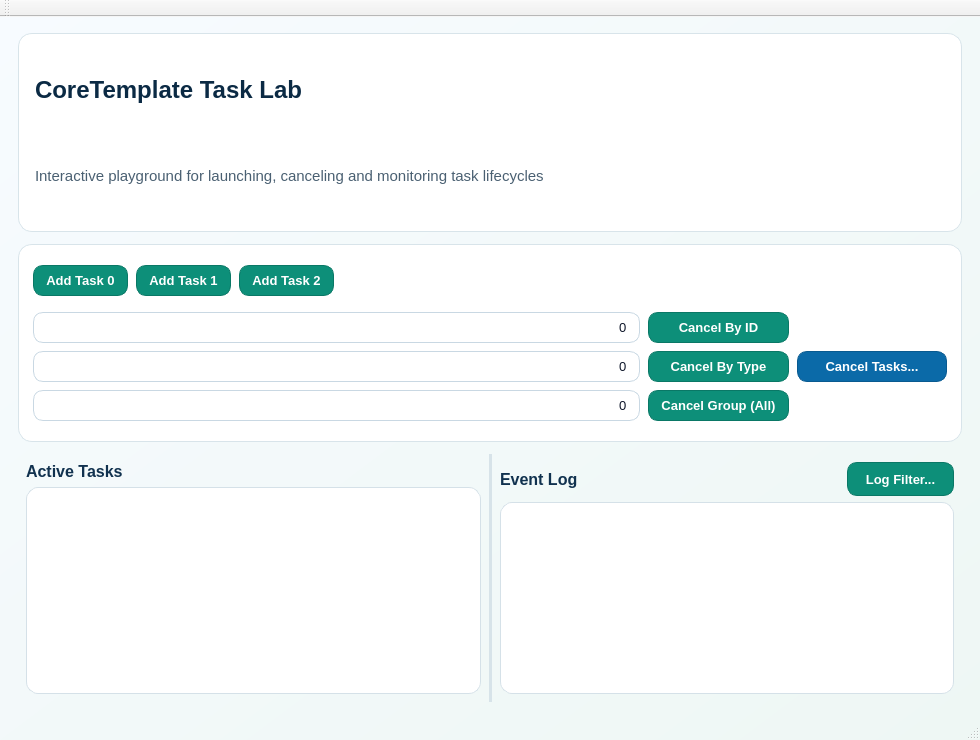
<?xml version="1.0" encoding="UTF-8"?>
<ui version="4.0">
 <class>MainWindow</class>
 <widget class="QMainWindow" name="MainWindow">
  <property name="geometry">
   <rect>
    <x>0</x>
    <y>0</y>
    <width>980</width>
    <height>740</height>
   </rect>
  </property>
  <property name="minimumSize">
   <size>
    <width>780</width>
    <height>620</height>
   </size>
  </property>
  <property name="windowTitle">
   <string>CoreTemplate Task Lab</string>
  </property>
  <property name="styleSheet">
   <string notr="true">QMainWindow {
  background: qlineargradient(x1:0, y1:0, x2:1, y2:1, stop:0 #f7fbff, stop:1 #eef7f4);
}
QWidget {
  color: #0f172a;
  font-size: 10pt;
}
QFrame#headerCard, QFrame#controlsCard {
  background: #ffffff;
  border: 1px solid #d8e4ea;
  border-radius: 14px;
}
QLabel#titleLabel {
  font-size: 24px;
  font-weight: 700;
  color: #0b2a44;
}
QLabel#subtitleLabel {
  font-size: 11pt;
  color: #4a6072;
}
QLabel#label, QLabel#label_2 {
  font-size: 12pt;
  font-weight: 700;
  color: #11324f;
}
QPushButton, QToolButton {
  background: #0d8f79;
  color: #ffffff;
  border: 1px solid #0a7866;
  border-radius: 10px;
  padding: 7px 12px;
  font-weight: 600;
}
QPushButton:hover, QToolButton:hover {
  background: #10a38a;
}
QPushButton:pressed, QToolButton:pressed {
  background: #0a7866;
}
QPushButton#pushButtonStopTasks {
  background: #0b6aa8;
  border: 1px solid #095a90;
}
QPushButton#pushButtonStopTasks:hover {
  background: #0f7bc3;
}
QLineEdit {
  background: #ffffff;
  border: 1px solid #c9d8e3;
  border-radius: 10px;
  padding: 6px 9px;
}
QLineEdit:focus {
  border: 1px solid #0d8f79;
}
QListWidget, QTextEdit {
  background: #ffffff;
  border: 1px solid #d5e1e8;
  border-radius: 12px;
}
QSplitter::handle {
  background: #d7e3e9;
  width: 3px;
  height: 3px;
}</string>
  </property>
  <widget class="QWidget" name="centralWidget">
   <layout class="QVBoxLayout" name="verticalLayoutRoot">
    <property name="spacing">
     <number>12</number>
    </property>
    <property name="leftMargin">
     <number>18</number>
    </property>
    <property name="topMargin">
     <number>16</number>
    </property>
    <property name="rightMargin">
     <number>18</number>
    </property>
    <property name="bottomMargin">
     <number>16</number>
    </property>
    <item>
     <widget class="QFrame" name="headerCard">
      <property name="frameShape">
       <enum>QFrame::Shape::StyledPanel</enum>
      </property>
      <layout class="QVBoxLayout" name="verticalLayoutHeader">
       <property name="spacing">
        <number>4</number>
       </property>
       <property name="leftMargin">
        <number>16</number>
       </property>
       <property name="topMargin">
        <number>14</number>
       </property>
       <property name="rightMargin">
        <number>16</number>
       </property>
       <property name="bottomMargin">
        <number>14</number>
       </property>
       <item>
        <widget class="QLabel" name="titleLabel">
         <property name="text">
          <string>CoreTemplate Task Lab </string>
         </property>
        </widget>
       </item>
       <item>
        <widget class="QLabel" name="subtitleLabel">
         <property name="text">
          <string>Interactive playground for launching, canceling and monitoring task lifecycles</string>
         </property>
        </widget>
       </item>
      </layout>
     </widget>
    </item>
    <item>
     <widget class="QFrame" name="controlsCard">
      <property name="frameShape">
       <enum>QFrame::Shape::StyledPanel</enum>
      </property>
      <layout class="QVBoxLayout" name="verticalLayoutControlsCard">
       <property name="spacing">
        <number>10</number>
       </property>
       <property name="leftMargin">
        <number>14</number>
       </property>
       <property name="topMargin">
        <number>14</number>
       </property>
       <property name="rightMargin">
        <number>14</number>
       </property>
       <property name="bottomMargin">
        <number>14</number>
       </property>
       <item>
        <layout class="QHBoxLayout" name="horizontalLayoutAddButtons">
         <property name="spacing">
          <number>8</number>
         </property>
         <item>
          <widget class="QPushButton" name="pushButtonAddTask0">
           <property name="text">
            <string>Add Task 0</string>
           </property>
          </widget>
         </item>
         <item>
          <widget class="QPushButton" name="pushButtonAddTask1">
           <property name="text">
            <string>Add Task 1</string>
           </property>
          </widget>
         </item>
         <item>
          <widget class="QPushButton" name="pushButtonAddTask2">
           <property name="text">
            <string>Add Task 2</string>
           </property>
          </widget>
         </item>
         <item>
          <spacer name="horizontalSpacerAddButtons">
           <property name="orientation">
            <enum>Qt::Orientation::Horizontal</enum>
           </property>
           <property name="sizeHint" stdset="0">
            <size>
             <width>40</width>
             <height>20</height>
            </size>
           </property>
          </spacer>
         </item>
        </layout>
       </item>
       <item>
        <layout class="QGridLayout" name="gridLayoutControls">
         <property name="spacing">
          <number>8</number>
         </property>
         <item row="0" column="0">
          <widget class="QLineEdit" name="lineEditStopTaskId">
           <property name="text">
            <string>0</string>
           </property>
           <property name="alignment">
            <set>Qt::AlignmentFlag::AlignRight|Qt::AlignmentFlag::AlignTrailing|Qt::AlignmentFlag::AlignVCenter</set>
           </property>
           <property name="placeholderText">
            <string>Task ID</string>
           </property>
          </widget>
         </item>
         <item row="0" column="1">
          <widget class="QPushButton" name="pushButtonStopTaskById">
           <property name="text">
            <string>Cancel By ID</string>
           </property>
          </widget>
         </item>
         <item row="1" column="0">
          <widget class="QLineEdit" name="lineEditStopTaskType">
           <property name="text">
            <string>0</string>
           </property>
           <property name="alignment">
            <set>Qt::AlignmentFlag::AlignRight|Qt::AlignmentFlag::AlignTrailing|Qt::AlignmentFlag::AlignVCenter</set>
           </property>
           <property name="placeholderText">
            <string>Task Type</string>
           </property>
          </widget>
         </item>
         <item row="1" column="1">
          <widget class="QPushButton" name="pushButtonStopTaskByType">
           <property name="text">
            <string>Cancel By Type</string>
           </property>
          </widget>
         </item>
         <item row="2" column="0">
          <widget class="QLineEdit" name="lineEditStopTaskGroup">
           <property name="text">
            <string>0</string>
           </property>
           <property name="alignment">
            <set>Qt::AlignmentFlag::AlignRight|Qt::AlignmentFlag::AlignTrailing|Qt::AlignmentFlag::AlignVCenter</set>
           </property>
           <property name="placeholderText">
            <string>Task Group</string>
           </property>
          </widget>
         </item>
         <item row="2" column="1">
          <widget class="QPushButton" name="pushButtonStopTaskByGroup">
           <property name="toolTip">
            <string>Cancels all tasks in the specified group, including queued tasks.</string>
           </property>
           <property name="text">
            <string>Cancel Group (All)</string>
           </property>
          </widget>
         </item>
         <item row="0" column="2" rowspan="3">
          <widget class="QPushButton" name="pushButtonStopTasks">
           <property name="minimumSize">
            <size>
             <width>150</width>
             <height>0</height>
            </size>
           </property>
           <property name="toolTip">
            <string>Select cancel mode: active only, all (active + queued), or by group.</string>
           </property>
           <property name="text">
            <string>Cancel Tasks...</string>
           </property>
          </widget>
         </item>
        </layout>
       </item>
      </layout>
     </widget>
    </item>
    <item>
     <widget class="QSplitter" name="splitterMainPanels">
      <property name="orientation">
       <enum>Qt::Orientation::Horizontal</enum>
      </property>
      <property name="childrenCollapsible">
       <bool>false</bool>
      </property>
      <widget class="QWidget" name="tasksPanel">
       <layout class="QVBoxLayout" name="verticalLayoutTasksPanel">
        <property name="spacing">
         <number>6</number>
        </property>
        <property name="leftMargin">
         <number>8</number>
        </property>
        <property name="topMargin">
         <number>8</number>
        </property>
        <property name="rightMargin">
         <number>8</number>
        </property>
        <property name="bottomMargin">
         <number>8</number>
        </property>
        <item>
         <widget class="QLabel" name="label">
          <property name="text">
           <string>Active Tasks</string>
          </property>
         </widget>
        </item>
        <item>
         <widget class="QListWidget" name="listWidget"/>
        </item>
       </layout>
      </widget>
      <widget class="QWidget" name="logPanel">
       <layout class="QVBoxLayout" name="verticalLayoutLogPanel">
        <property name="spacing">
         <number>6</number>
        </property>
        <property name="leftMargin">
         <number>8</number>
        </property>
        <property name="topMargin">
         <number>8</number>
        </property>
        <property name="rightMargin">
         <number>8</number>
        </property>
        <property name="bottomMargin">
         <number>8</number>
        </property>
        <item>
         <layout class="QHBoxLayout" name="horizontalLayoutLogHeader">
          <item>
           <widget class="QLabel" name="label_2">
            <property name="text">
             <string>Event Log</string>
            </property>
           </widget>
          </item>
          <item>
           <spacer name="horizontalSpacerLogHeader">
            <property name="orientation">
             <enum>Qt::Orientation::Horizontal</enum>
            </property>
            <property name="sizeHint" stdset="0">
             <size>
              <width>40</width>
              <height>20</height>
             </size>
            </property>
           </spacer>
          </item>
          <item>
           <widget class="QToolButton" name="toolButtonLogFilter">
            <property name="text">
             <string>Log Filter...</string>
            </property>
            <property name="popupMode">
             <enum>QToolButton::ToolButtonPopupMode::InstantPopup</enum>
            </property>
           </widget>
          </item>
         </layout>
        </item>
        <item>
         <widget class="QTextEdit" name="textEdit">
          <property name="readOnly">
           <bool>true</bool>
          </property>
         </widget>
        </item>
       </layout>
      </widget>
     </widget>
    </item>
   </layout>
  </widget>
  <widget class="QMenuBar" name="menuBar">
   <property name="geometry">
    <rect>
     <x>0</x>
     <y>0</y>
     <width>980</width>
     <height>23</height>
    </rect>
   </property>
  </widget>
  <widget class="QToolBar" name="mainToolBar">
   <attribute name="toolBarArea">
    <enum>TopToolBarArea</enum>
   </attribute>
   <attribute name="toolBarBreak">
    <bool>false</bool>
   </attribute>
  </widget>
  <widget class="QStatusBar" name="statusBar"/>
 </widget>
 <layoutdefault spacing="6" margin="11"/>
 <resources/>
 <connections/>
</ui>
